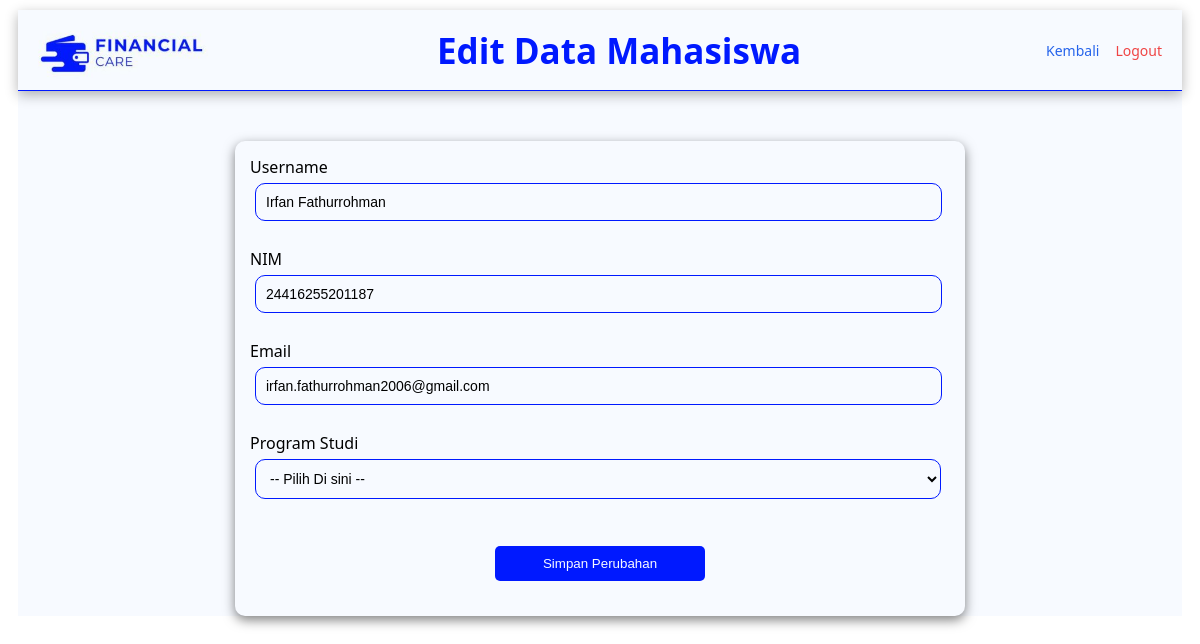
/public/admin/edit_data.php?id=11 (signed in), run on the app's committed database.
### tables this page shows
CREATE TABLE `profil` (
  `id` int NOT NULL,
  `nim` varchar(20) NOT NULL,
  `username` varchar(100) NOT NULL,
  `Email` varchar(50) NOT NULL,
  `Program_studi` varchar(50) NOT NULL,
  `password` varchar(255) NOT NULL,
  `role` varchar(10) NOT NULL DEFAULT 'mahasiswa'
);

### classes/admin.php (called while the page is built, shortened)
<?php
class Admin {
    private $conn;
    public function __construct($db) {
        $this->conn = $db;
    }
    public function getUserById($id) {
        $query = "SELECT id, nim, username, Email, Program_studi
                  FROM profil WHERE id = ?";
        $stmt = $this->conn->prepare($query);
        $stmt->bind_param("i", $id);
        $stmt->execute();
        return $stmt->get_result()->fetch_assoc();
    }
}

### public/admin/edit_data.php (the view, shortened to what this page needs)
<?php
require_once __DIR__ . '/../../db.php';
require_once __DIR__ . '/../../classes/admin.php';
$id = (int) $_GET['id'];
$admin_service_edit = new Admin($conn);
$user_data = $admin_service_edit->getUserById($id);
?>
<!DOCTYPE html>
<html lang="id">
<head>
    <link rel="stylesheet" href="../../assets/admin_style.css">
</head>
<body>
    <div class="container">
        <header class="header">
            <div class="user-info">
                <img src="<?= BASE_URL ?>/assets/finance-care2.jpg" alt="Logo Financial Care">
                <h2>Edit Data Mahasiswa</h2>
                <a href="dashboard_admin.php" class="logout-link">Kembali</a>
                <a href="../../logout.php" style="color: #ef4444">Logout</a>
            </div>
        </header>
        <div id="form-container">
            <form action="" method="POST">
                <div class="form-group">
                <label for="username">Username</label>
                <input type="text" id="username" name="username" value="<?= $user_data["username"]?>" required> <br><br>
                </div>
                <div class="form-group">
                <label for="nim">NIM</label>
                <input type="text" id="nim" name="nim" value="<?= $user_data["nim"]?>"><br><br>
                </div>
                <div class="form-group">
                <label for="email">Email</label>
                <input type="email" id="email" name="email" value="<?= $user_data["Email"]?>" required><br><br>
                </div>
                <label for="prodi">Program Studi</label>
                <select name="prodi" id="prodi">
                    <option value="-">-- Pilih Di sini --</option>
                </select>
                <br><br>
                <button id="btn-notif" type="submit" name="submit">Simpan Perubahan</button>
            </form>
        </div>
    </div>
</body>
</html>

### assets/admin_style.css (style rules this page uses)
.container { font-family: 'Segoe UI', sans-serif; margin: 10px; padding: 0; background: #f7faffff; }
.header { background: #f7faffff; padding: 12px 20px; height: 56px; border-bottom: 1px solid #0018FF; box-shadow: 0 4px 12px rgba(0, 0, 0, 0.3); }
.user-info { display: flex; align-items: center; justify-content: space-between; }
.user-info img { width: 170px; height: auto; }
.user-info h2 { margin: 0; font-size: 35px; font-weight: 600; color: #0019FF; flex: 1; text-align: center; }
.user-info a { margin-left: 16px; text-decoration: none; font-size: 14px; font-weight: 500; color: #2563eb; }
.logout-link { color: #ef4444; }
#form-container { width: 700px; margin: 50px auto; padding: 15px; border-radius: 10px; background: #f7faffff; box-shadow: 0 4px 12px rgba(0, 0, 0, 0.5); }
#form-container select { width: 98%; padding: 10px; margin: 5px; background: #f7faffff; border: 1px solid #0019FF; border-radius: 10px; font-size: 14px; transition: 0.2s; }
#form-container input, textarea { width: 95%; padding: 10px; background: #f7faffff; border: 1px solid #0019FF; border-radius: 10px; font-size: 14px; margin: 5px; transition: 0.2s; }
#btn-notif { background: #0019FF; border-radius: 5px; border: none; padding: 10px; width: 30%; color: #f7faffff; display: block; margin: 20px auto; }

### data on the page
profil: username "Irfan Fathurrohman", nim "24416255201187", email "irfan.fathurrohman2006@gmail.com"
